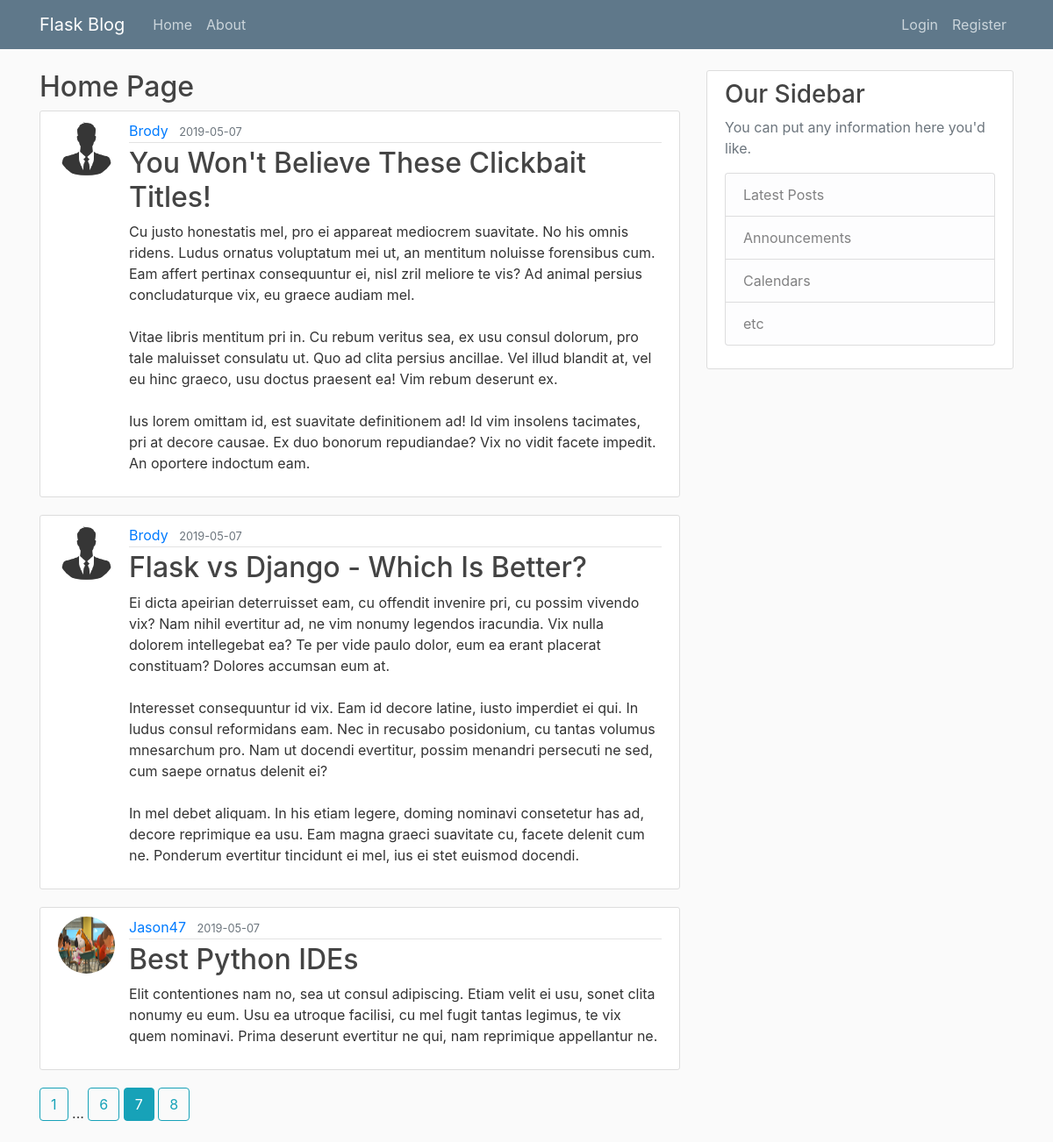
Screenshot of /home?page=7 with the database file from the repository.
### application/models.py (models this page shows, shortened)
class Post(db.Model):
    id = db.Column(db.Integer, primary_key=True)
    title = db.Column(db.String(100), nullable=False)
    date_posted = db.Column(db.DateTime, nullable=False, default=datetime.utcnow)
    content = db.Column(db.Text, nullable=False)
    user_id = db.Column(db.Integer, db.ForeignKey("user.id"), nullable=False)

class User(db.Model,UserMixin):
    id = db.Column(db.Integer, primary_key=True)
    username = db.Column(db.String(20), unique=True, nullable=False)
    email = db.Column(db.String(60), unique=True, nullable=False)
    password = db.Column(db.String(60), nullable=False)
    image_file = db.Column(db.String(20), nullable=False, default="default.jpg")
    posts = db.relationship("Post", backref="author", lazy=True)

### application/main/routes.py (the view)
@main.route("/")
@main.route("/home")
def home():
    page_no = request.args.get("page",1,type=int)
    posts = Post.query.order_by(Post.date_posted.desc()).paginate(per_page=3,page=page_no)
    return render_template("home.html", posts=posts)

### application/templates/home.html
{% extends "layout.html" %}
{% block content %}
    <h2>Home Page</h2>
    {% for post in posts.items %}
        <article class="media content-section">
            <img class="rounded-circle article-img" src="{{ url_for('static',filename='profile_pics/'+post.author.image_file) }}">
            <div class="media-body">
                <div class="article-metadata">
                    <a class="mr-2" href="{{ url_for('users.user_posts',username = post.author.username) }}">{{ post.author.username }}</a>
                    <small class="text-muted">{{ post.date_posted.strftime("%Y-%m-%d") }}</small>
                </div>
                <h2><a class="article-title" href="{{ url_for('posts.post',post_id=post.id) }}">{{ post.title }}</a></h2>
                <p class="article-content">{{ post.content }}</p>
            </div>
        </article>
    {% endfor %}
    {% for page_num in posts.iter_pages(left_edge=1,right_edge=1,left_current=1,right_current=2) %}
        {% if page_num %}
            {% if page_num == posts.page %}
                <a class="btn btn-info mb-4" href="{{ url_for('main.home',page=page_num) }}">{{ page_num }}</a>
            {% else %}
                <a class="btn btn-outline-info mb-4" href="{{ url_for('main.home',page=page_num) }}">{{ page_num }}</a>
            {%endif%}
        {% else %}
            ...
        {%endif%}
    {% endfor %}
{% endblock content %}

### application/static/main.css (style rules this page uses)
body { background: #fafafa; color: #333333; margin-top: 5rem; }
h1, h2, h3, h4, h5, h6 { color: #444444; }
.content-section { background: #ffffff; padding: 10px 20px; border: 1px solid #dddddd; border-radius: 3px; margin-bottom: 20px; }
.article-title { color: #444444; }
.article-content { white-space: pre-line; }
.article-img { height: 65px; width: 65px; margin-right: 16px; }
.article-metadata { padding-bottom: 1px; margin-bottom: 4px; border-bottom: 1px solid #e3e3e3 }

### rows the page displays
Post: image_file (placeholder picture), author.username "Brody", date_posted "2019-05-07", title "You Won't Believe These Clickbait Titles!", content "Cu justo honestatis mel, pro ei appareat mediocrem suavitate. No his omnis ridens. Ludus ornatus voluptatum mei ut, an mentitum noluisse forensibus cum. Eam affert pertinax consequuntur ei, nisl zril meliore te vis? Ad animal persius concludaturque vix, eu graece audiam mel. Vitae libris mentitum pri in. Cu rebum veritus sea, ex usu consul dolorum, pro tale maluisset consulatu ut. Quo ad clita persius ancillae. Vel illud blandit at, vel eu hinc graeco, usu doctus praesent ea! Vim rebum deserunt ex. Ius lorem omittam id, est suavitate definitionem ad! Id vim insolens tacimates, pri at decore causae. Ex duo bonorum repudiandae? Vix no vidit facete impedit. An oportere indoctum eam."
Post: image_file (placeholder picture), author.username "Brody", date_posted "2019-05-07", title "Flask vs Django - Which Is Better?", content "Ei dicta apeirian deterruisset eam, cu offendit invenire pri, cu possim vivendo vix? Nam nihil evertitur ad, ne vim nonumy legendos iracundia. Vix nulla dolorem intellegebat ea? Te per vide paulo dolor, eum ea erant placerat constituam? Dolores accumsan eum at. Interesset consequuntur id vix. Eam id decore latine, iusto imperdiet ei qui. In ludus consul reformidans eam. Nec in recusabo posidonium, cu tantas volumus mnesarchum pro. Nam ut docendi evertitur, possim menandri persecuti ne sed, cum saepe ornatus delenit ei? In mel debet aliquam. In his etiam legere, doming nominavi consetetur has ad, decore reprimique ea usu. Eam magna graeci suavitate cu, facete delenit cum ne. Ponderum…"
Post: image_file (picture), author.username "Jason47", date_posted "2019-05-07", title "Best Python IDEs", content "Elit contentiones nam no, sea ut consul adipiscing. Etiam velit ei usu, sonet clita nonumy eu eum. Usu ea utroque facilisi, cu mel fugit tantas legimus, te vix quem nominavi. Prima deserunt evertitur ne qui, nam reprimique appellantur ne."

### other values shown
{{ page_num }} "1" "6" "8"
{{ page_num }} "7"
